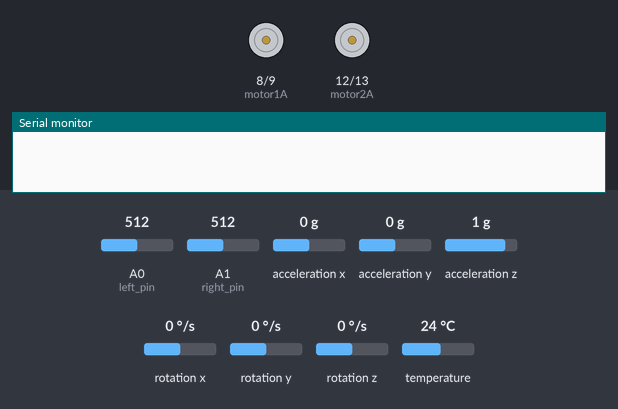
The sketch below on a simulated Arduino Uno, built with avr-gcc and run on an emulated ATmega328P. Parts: motor-driver pin pairs drawn as motors (green arrow = first pin HIGH = forward, orange = second pin HIGH = backward, longer = more drive, scaled by the enable pin), the last lines printed to the serial monitor. Inputs (shaded band) come from the test bench; at power-on: acceleration x 0 g, acceleration y 0 g, A0 (left_pin) = 512, A1 (right_pin) = 512, acceleration z 1 g, rotation x 0 °/s, rotation y 0 °/s, rotation z 0 °/s, temperature 24 °C.

Above: at 0.01 s.
At 1.3 s:
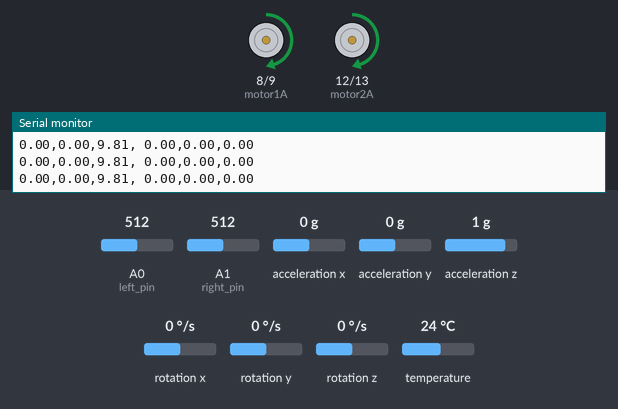
1.4 s: acceleration x set to -1.4 g
4.4 s: acceleration y set to -1.4 g
Timing chart, 0 to 7.4 s (numbered marks = the images above; inputs shaded):
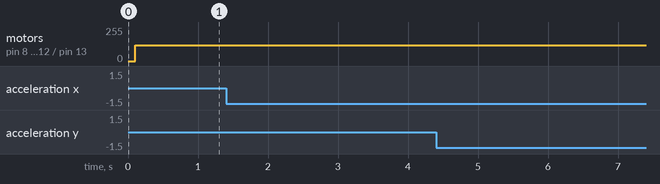

The sketch:

lf_uno_acc.ino
```cpp
//line follower with accelerometer and gyro data plotter

#include <Adafruit_MPU6050.h>
#include <Adafruit_Sensor.h>
#include <Wire.h>

int Speed = 120;        // MAX 255

//L293 Connection
const int motor1A      = 8;
const int motor1B      = 9;
const int m1speed      = 10;
const int motor2A      = 12;
const int motor2B      = 13;
const int m2speed      = 11;

//Sensor Connection
const int left_pin = A0;
const int right_pin = A1;

Adafruit_MPU6050 mpu;

void setup() {
  pinMode(motor1A, OUTPUT);
  pinMode(motor1B, OUTPUT);
  pinMode(motor2A, OUTPUT);
  pinMode(motor2B, OUTPUT);

  pinMode(left_pin, INPUT);
  pinMode(right_pin, INPUT);

  Serial.begin(115200);
  while (!Serial) {
    delay(10);
  }

  if (!mpu.begin()) {
    Serial.println("Failed to find MPU6050 chip");
    while (1) {
      delay(10);
    }
  }

  mpu.setAccelerometerRange(MPU6050_RANGE_8_G);
  mpu.setGyroRange(MPU6050_RANGE_250_DEG);
  mpu.setFilterBandwidth(MPU6050_BAND_21_HZ);
  Serial.println("");
  delay(100);
}

void loop() {

  unsigned int left_value = analogRead(left_pin);
  unsigned int right_value = analogRead(right_pin);

  if ((right_value > 512 ) && (left_value > 512) )
  {
    //going forward
    digitalWrite(motor1A, HIGH);
    digitalWrite(motor1B, LOW);
    digitalWrite(motor2A, LOW);
    digitalWrite(motor2B, HIGH);
    analogWrite (m1speed, Speed);
    analogWrite (m2speed, Speed);
  }
  else if ((right_value > 512)  && (left_value < 512) )
  {
    //turning right
    digitalWrite(motor1A, LOW);
    digitalWrite(motor1B, HIGH);
    digitalWrite(motor2A, LOW);
    digitalWrite(motor2B, HIGH);
    analogWrite (m1speed, Speed);
    analogWrite (m2speed, Speed);
  }
  else //if ((right_value < 512) && (left_value > 512))
  {
    //turning left
    digitalWrite(motor1A, HIGH);
    digitalWrite(motor1B, LOW);
    digitalWrite(motor2A, HIGH);
    digitalWrite(motor2B, LOW);
    analogWrite (m1speed, Speed);
    analogWrite (m2speed, Speed);
  }

  /* Get new sensor events with the readings */
  sensors_event_t a, g, temp;
  mpu.getEvent(&a, &g, &temp);

  /* Print out the values */
  Serial.print(a.acceleration.x);
  Serial.print(",");
  Serial.print(a.acceleration.y);
  Serial.print(",");
  Serial.print(a.acceleration.z);
  Serial.print(", ");
  Serial.print(g.gyro.x);
  Serial.print(",");
  Serial.print(g.gyro.y);
  Serial.print(",");
  Serial.print(g.gyro.z);
  Serial.println("");

  delay(10);
}
```
